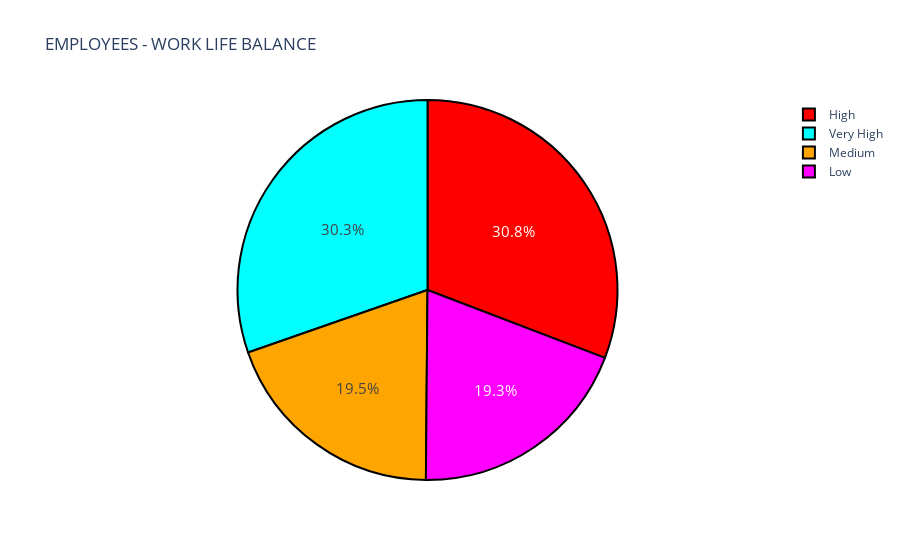

This figure's notebook cell:
### Code cell
colors = ["red" , "aqua","orange","magenta"]
fig = go.Figure(go.Pie(labels = label , values = counts))
fig.update_layout(title_text = "EMPLOYEES - WORK LIFE BALANCE")
fig.update_traces(hoverinfo = "label + value" , textinfo = "percent" , textfont_size = 15 ,
                 textposition = "inside" , marker = dict(colors = colors , line=dict(color = "black" , width = 2)))
fig.show()

### Figure 1 — Plotly figure (JSON) as saved in the notebook; plotly's stock layout.template omitted (floating-point values rounded to 4 significant figures)
{"data": [{"hoverinfo": "label+value", "labels": ["High", "Very High", "Medium", "Low"], "marker": {"colors": ["red", "aqua", "orange", "magenta"], "line": {"color": "black", "width": 2}}, "textfont": {"size": 15}, "textinfo": "percent", "textposition": "inside", "type": "pie", "values": [453, 446, 287, 284]}], "layout": {"autosize": true, "title": {"text": "EMPLOYEES - WORK LIFE BALANCE"}}}
